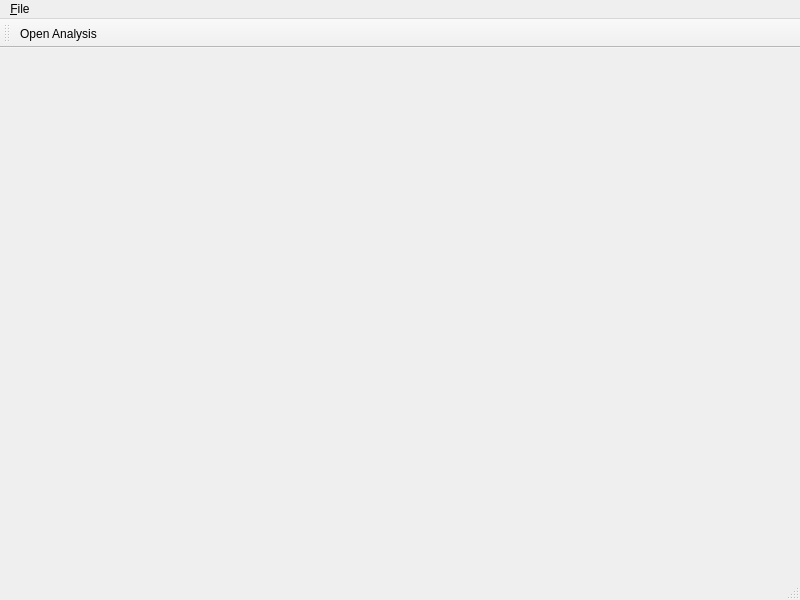
<?xml version="1.0" encoding="UTF-8"?>
<ui version="4.0">
 <class>MainWindow</class>
 <widget class="QMainWindow" name="MainWindow">
  <property name="geometry">
   <rect>
    <x>0</x>
    <y>0</y>
    <width>800</width>
    <height>600</height>
   </rect>
  </property>
  <property name="windowTitle">
   <string>mvme qgv test</string>
  </property>
  <widget class="QWidget" name="centralwidget"/>
  <widget class="QMenuBar" name="menubar">
   <property name="geometry">
    <rect>
     <x>0</x>
     <y>0</y>
     <width>800</width>
     <height>22</height>
    </rect>
   </property>
   <widget class="QMenu" name="menu_File">
    <property name="title">
     <string>&amp;File</string>
    </property>
    <addaction name="action_openAnalysis"/>
    <addaction name="action_quit"/>
   </widget>
   <addaction name="menu_File"/>
  </widget>
  <widget class="QStatusBar" name="statusbar"/>
  <widget class="QToolBar" name="toolBar">
   <property name="windowTitle">
    <string>toolBar</string>
   </property>
   <attribute name="toolBarArea">
    <enum>TopToolBarArea</enum>
   </attribute>
   <attribute name="toolBarBreak">
    <bool>false</bool>
   </attribute>
   <addaction name="action_openAnalysis"/>
  </widget>
  <action name="action_openAnalysis">
   <property name="text">
    <string>&amp;Open Analysis</string>
   </property>
   <property name="toolTip">
    <string>Open Analysis</string>
   </property>
   <property name="shortcut">
    <string>Ctrl+O</string>
   </property>
   <property name="shortcutContext">
    <enum>Qt::WindowShortcut</enum>
   </property>
  </action>
  <action name="action_quit">
   <property name="text">
    <string>&amp;Quit</string>
   </property>
   <property name="shortcut">
    <string>Ctrl+Q</string>
   </property>
   <property name="shortcutContext">
    <enum>Qt::ApplicationShortcut</enum>
   </property>
  </action>
 </widget>
 <resources/>
 <connections>
  <connection>
   <sender>action_quit</sender>
   <signal>triggered()</signal>
   <receiver>MainWindow</receiver>
   <slot>close()</slot>
   <hints>
    <hint type="sourcelabel">
     <x>-1</x>
     <y>-1</y>
    </hint>
    <hint type="destinationlabel">
     <x>399</x>
     <y>299</y>
    </hint>
   </hints>
  </connection>
 </connections>
</ui>
